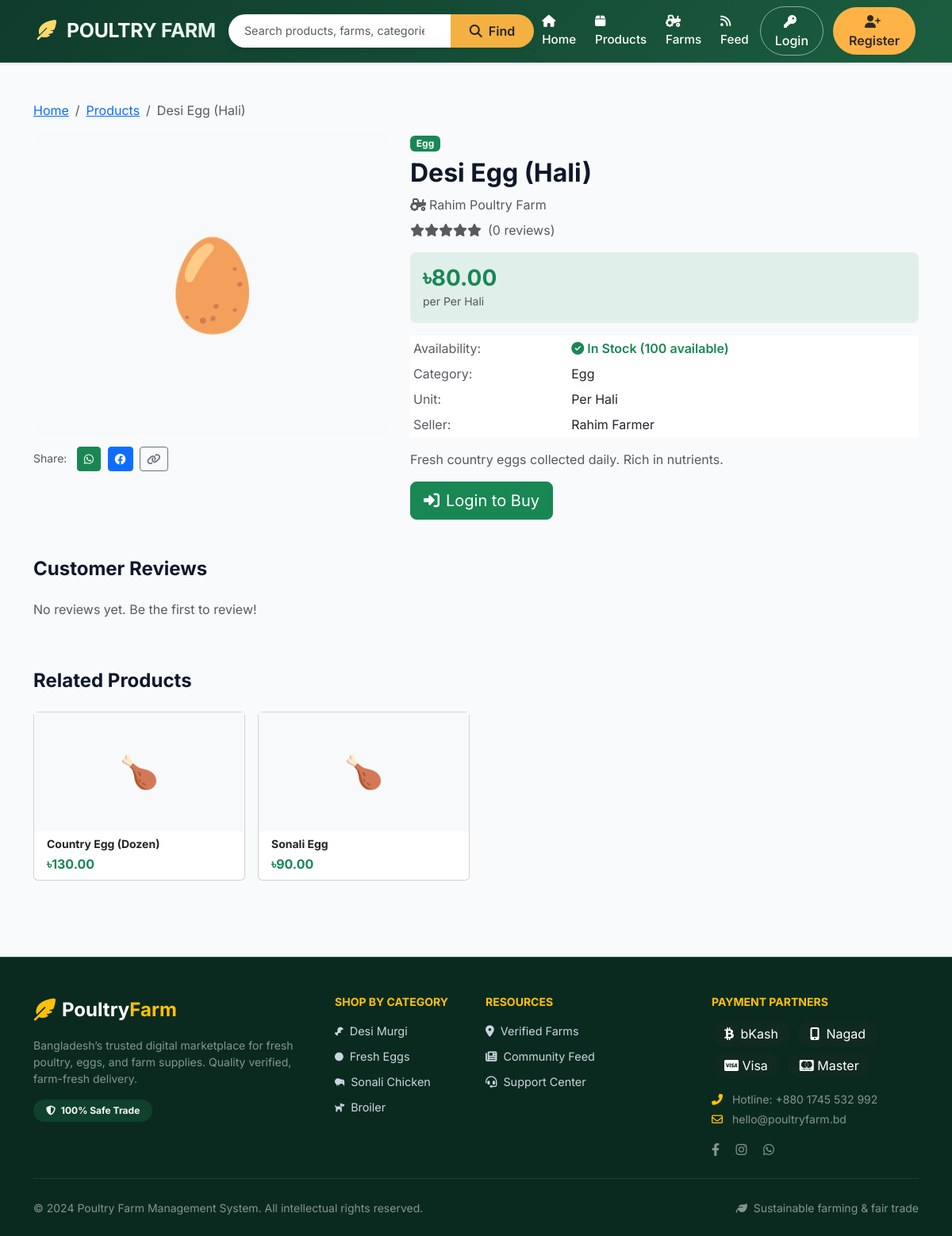
Screenshot of /products/2/ with the database file from the repository.
### products/models.py (models this page shows, shortened)
class Product(models.Model):
    seller = models.ForeignKey(User, on_delete=models.CASCADE, related_name='products')
    name = models.CharField(max_length=200)
    category = models.CharField(max_length=20, choices=CATEGORY_CHOICES)
    price = models.DecimalField(max_digits=10, decimal_places=2)
    unit = models.CharField(max_length=10, choices=UNIT_CHOICES, default='kg')
    quantity = models.PositiveIntegerField(default=0)
    description = models.TextField()
    is_available = models.BooleanField(default=True)
    is_featured = models.BooleanField(default=False)
    created_at = models.DateTimeField(auto_now_add=True)
    updated_at = models.DateTimeField(auto_now=True)
    def get_primary_image(self):
        img = self.images.filter(is_primary=True).first()
        if not img:
            img = self.images.first()
        return img
    def get_avg_rating(self):
        reviews = self.reviews.all()
        if reviews.exists():
            return round(sum(r.rating for r in reviews) / reviews.count(), 1)
        return 0
    def get_review_count(self):
        return self.reviews.count()

### farms/models.py (models this page shows, shortened)
class FarmProfile(models.Model):
    seller = models.OneToOneField(User, on_delete=models.CASCADE, related_name='farm_profile')
    farm_name = models.CharField(max_length=200)
    location = models.CharField(max_length=300)
    farm_image = models.ImageField(upload_to='farms/', null=True, blank=True)
    contact_number = models.CharField(max_length=20)
    description = models.TextField()
    is_verified = models.BooleanField(default=False)
    created_at = models.DateTimeField(auto_now_add=True)
    updated_at = models.DateTimeField(auto_now=True)

### accounts/models.py (models this page shows, shortened)
class User(AbstractBaseUser, PermissionsMixin):
    USER_TYPE_CHOICES = [
        ('buyer', 'Buyer'),
        ('seller', 'Seller'),
        ('admin', 'Admin'),
    ]
    email = models.EmailField(unique=True)
    full_name = models.CharField(max_length=150)
    phone_number = models.CharField(max_length=20)
    user_type = models.CharField(max_length=10, choices=USER_TYPE_CHOICES, default='buyer')
    profile_image = models.ImageField(upload_to='profiles/', null=True, blank=True)
    is_active = models.BooleanField(default=True)
    is_staff = models.BooleanField(default=False)
    date_joined = models.DateTimeField(default=timezone.now)
    USERNAME_FIELD = 'email'
    REQUIRED_FIELDS = ['full_name']
    objects = UserManager()
    @property
    def has_farm_profile(self):
        return hasattr(self, 'farm_profile')

### products/views.py (the view)
# urls.py: path('<int:pk>/', views.product_detail_view, name='product_detail'),
def product_detail_view(request, pk):
    product = get_object_or_404(Product, pk=pk, is_available=True)
    reviews = Review.objects.filter(product=product).select_related('buyer')
    related_products = Product.objects.filter(
        category=product.category, is_available=True
    ).exclude(pk=pk)[:4]
    user_review = None
    if request.user.is_authenticated:
        user_review = reviews.filter(buyer=request.user).first()
    return render(request, 'products/product_detail.html', {
        'product': product,
        'reviews': reviews,
        'related_products': related_products,
        'user_review': user_review,
    })

### notifications/context_processors.py (called while the page is built)
def notification_count(request):
    count = 0
    if request.user.is_authenticated:
        count = Notification.objects.filter(user=request.user, is_read=False).count()
    return {'notification_count': count}

### orders/context_processors.py (called while the page is built)
def cart_count(request):
    count = 0
    if request.user.is_authenticated and request.user.is_buyer:
        try:
            cart = Cart.objects.get(buyer=request.user)
            count = cart.get_item_count()
        except Cart.DoesNotExist:
            pass
    return {'cart_count': count}

### templates/products/product_detail.html (shortened to what this page needs)
{% extends 'base.html' %}
{% block content %}
<div class="container py-4">
    <nav aria-label="breadcrumb" class="mb-3">
        <ol class="breadcrumb">
            <li class="breadcrumb-item"><a href="{% url 'home' %}">Home</a></li>
            <li class="breadcrumb-item"><a href="{% url 'products:product_list' %}">Products</a></li>
            <li class="breadcrumb-item active">{{ product.name }}</li>
        </ol>
    </nav>
    <div class="row g-4">
        <div class="col-md-5">
            {% with product.get_primary_image as primary_img %}
            {% if primary_img %}
            <img src="{{ primary_img.image.url }}" class="w-100 rounded-4 shadow-sm mb-3" style="max-height:380px;object-fit:cover" id="main-img" alt="{{ product.name }}">
            {% else %}
            <div class="w-100 rounded-4 bg-light d-flex align-items-center justify-content-center mb-3" style="height:380px;font-size:7rem">
                {% if product.category == 'egg' %}🥚{% elif product.category == 'desi_murgi' %}🐓{% elif product.category == 'duck' %}🦆{% else %}🍗{% endif %}
            </div>
            {% endif %}
            {% endwith %}
            <div class="mt-3">
                <small class="text-muted me-2">Share:</small>
                <a href="https://wa.me/?text={{ product.name }}%20-%20৳{{ product.price }}%20{{ request.build_absolute_uri }}" target="_blank" class="btn btn-sm btn-success me-1"><i class="fab fa-whatsapp"></i></a>
                <a href="https://www.facebook.com/sharer/sharer.php?u={{ request.build_absolute_uri }}" target="_blank" class="btn btn-sm btn-primary me-1"><i class="fab fa-facebook"></i></a>
                <button class="btn btn-sm btn-outline-secondary" onclick="navigator.clipboard.writeText(window.location.href);alert('Link copied!')"><i class="fas fa-link"></i></button>
            </div>
        </div>
        <div class="col-md-7">
            <span class="badge bg-success mb-2">{{ product.get_category_display }}</span>
            <h2 class="fw-bold mb-2">{{ product.name }}</h2>
            {% if product.seller.has_farm_profile %}
            <a href="{% url 'farms:farm_detail' product.seller.farm_profile.pk %}" class="text-decoration-none text-muted mb-2 d-inline-block">
                <i class="fas fa-tractor me-1"></i>{{ product.seller.farm_profile.farm_name }}
            </a>
            {% endif %}
            <div class="d-flex align-items-center mb-3">
                {% with product.get_avg_rating as rating %}
                {% for i in "12345" %}
                <i class="fas fa-star {% if forloop.counter <= rating %}star-rating{% else %}text-muted{% endif %}"></i>
                {% endfor %}
                <span class="ms-2 text-muted">({{ product.get_review_count }} reviews)</span>
                {% endwith %}
            </div>
            <div class="bg-success bg-opacity-10 rounded-3 p-3 mb-3">
                <h3 class="fw-bold text-success mb-0">৳{{ product.price }}</h3>
                <small class="text-muted">per {{ product.get_unit_display }}</small>
            </div>
            <table class="table table-sm table-borderless mb-3">
                <tr><td class="text-muted">Availability:</td><td>
                    {% if product.quantity > 0 %}<span class="text-success fw-semibold"><i class="fas fa-check-circle me-1"></i>In Stock ({{ product.quantity }} available)</span>
                    {% else %}<span class="text-danger"><i class="fas fa-times-circle me-1"></i>Out of Stock</span>{% endif %}
                </td></tr>
                <tr><td class="text-muted">Category:</td><td>{{ product.get_category_display }}</td></tr>
                <tr><td class="text-muted">Unit:</td><td>{{ product.get_unit_display }}</td></tr>
                <tr><td class="text-muted">Seller:</td><td>{{ product.seller.full_name }}</td></tr>
            </table>
            <p class="text-muted">{{ product.description }}</p>
            {% if user.is_authenticated and user.is_buyer and product.quantity > 0 %}
            <div class="d-flex gap-2 flex-wrap">
                <a href="{% url 'orders:add_to_cart' product.pk %}" class="btn btn-success btn-lg">
                    <i class="fas fa-cart-plus me-2"></i>Add to Cart
                </a>
                {% if product.seller.id != user.id %}
                <a href="{% url 'chat:chat_detail' product.seller.pk %}" class="btn btn-outline-success btn-lg">
                    <i class="fas fa-comments me-2"></i>Ask Seller
                </a>
                {% endif %}
            </div>
            {% elif not user.is_authenticated %}
            <a href="{% url 'accounts:login' %}?next={{ request.path }}" class="btn btn-success btn-lg">
                <i class="fas fa-sign-in-alt me-2"></i>Login to Buy
            </a>
            {% endif %}
        </div>
    </div>
    <div class="mt-5">
        <h4 class="fw-bold mb-4">Customer Reviews</h4>
        <div class="row">
            <div class="col-md-8">
                {% for review in reviews %}
                <div class="card border-0 shadow-sm rounded-3 mb-3">
                    <div class="card-body">
                        <div class="d-flex justify-content-between align-items-start mb-2">
                            <div>
                                <span class="fw-semibold">{{ review.buyer.full_name }}</span>
                                <div class="star-rating">
                                    {% for i in "12345" %}
                                    <i class="fas fa-star {% if forloop.counter > review.rating %}text-muted{% endif %}" style="font-size:0.8rem"></i>
                                    {% endfor %}
                                </div>
                            </div>
                            <small class="text-muted">{{ review.created_at|date:"M d, Y" }}</small>
                        </div>
                        <p class="mb-0">{{ review.comment }}</p>
                    </div>
                </div>
                {% empty %}
                <p class="text-muted">No reviews yet. Be the first to review!</p>
                {% endfor %}
            </div>
            <div class="col-md-4">
            </div>
        </div>
    </div>
    {% if related_products %}
    <div class="mt-5">
        <h4 class="fw-bold mb-4">Related Products</h4>
        <div class="row g-3">
            {% for p in related_products %}
            <div class="col-sm-6 col-md-3">
                <div class="card product-card">
                    {% with p.get_primary_image as img %}
                    {% if img %}<img src="{{ img.image.url }}" class="card-img-top" style="height:150px;object-fit:cover">
                    {% else %}<div class="d-flex align-items-center justify-content-center bg-light" style="height:150px;font-size:2.5rem">🍗</div>{% endif %}
                    {% endwith %}
                    <div class="card-body py-2">
                        <h6 class="fw-bold mb-1 small">{{ p.name }}</h6>
                        <span class="text-success fw-bold">৳{{ p.price }}</span>
                    </div>
                </div>
            </div>
            {% endfor %}
        </div>
    </div>
    {% endif %}
</div>
{% endblock %}

### templates/base.html (style rules this page uses)
* { margin: 0; padding: 0; box-sizing: border-box; }
body { font-family: 'Inter', sans-serif; background: #f8fafc; color: #0f172a; scroll-behavior: smooth; }

### rows the page displays
Product: name "Desi Egg (Hali)", category "Egg", seller.farm_profile.farm_name "Rahim Poultry Farm", get_review_count "0", price "80.00", unit "Per Hali", quantity "100", seller.full_name "Rahim Farmer", description "Fresh country eggs collected daily. Rich in nutrients."
Product: name "Country Egg (Dozen)", price "130.00"
Product: name "Sonali Egg", price "90.00"
